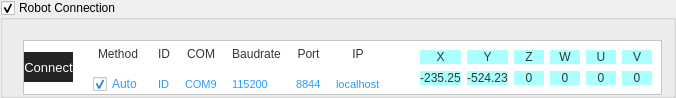
       <widget class="QGroupBox" name="groupRobotConnection">
        <property name="maximumSize">
         <size>
          <width>16777215</width>
          <height>80</height>
         </size>
        </property>
        <property name="title">
         <string>Robot Connection</string>
        </property>
        <property name="checkable">
         <bool>true</bool>
        </property>
        <layout class="QHBoxLayout" name="horizontalLayout_14">
         <property name="spacing">
          <number>0</number>
         </property>
         <property name="leftMargin">
          <number>20</number>
         </property>
         <property name="topMargin">
          <number>20</number>
         </property>
         <property name="bottomMargin">
          <number>0</number>
         </property>
         <item>
          <widget class="QFrame" name="frameRobotConnection">
           <property name="font">
            <font>
             <weight>50</weight>
             <italic>false</italic>
             <bold>false</bold>
             <kerning>true</kerning>
            </font>
           </property>
           <property name="styleSheet">
            <string notr="true">background-color: rgb(255, 255, 255);
color: rgb(54, 54, 54);</string>
           </property>
           <property name="frameShape">
            <enum>QFrame::StyledPanel</enum>
           </property>
           <property name="frameShadow">
            <enum>QFrame::Raised</enum>
           </property>
           <layout class="QHBoxLayout" name="horizontalLayout_13">
            <property name="spacing">
             <number>0</number>
            </property>
            <property name="leftMargin">
             <number>0</number>
            </property>
            <property name="topMargin">
             <number>0</number>
            </property>
            <property name="rightMargin">
             <number>0</number>
            </property>
            <property name="bottomMargin">
             <number>0</number>
            </property>
            <item>
             <layout class="QVBoxLayout" name="verticalLayout_12">
              <item>
               <widget class="QPushButton" name="pbConnect">
                <property name="minimumSize">
                 <size>
                  <width>0</width>
                  <height>30</height>
                 </size>
                </property>
                <property name="font">
                 <font>
                  <pointsize>10</pointsize>
                  <weight>50</weight>
                  <bold>false</bold>
                 </font>
                </property>
                <property name="styleSheet">
                 <string notr="true">QPushButton
{
	background-color: rgb(36, 36, 36);
	color: rgb(255, 255, 255);
	border: none;
}
QPushButton:hover
{
	
	background-color: rgb(129, 129, 129);
}
QPushButton:pressed
{
	background-color: rgb(41, 155, 255);
}
</string>
                </property>
                <property name="text">
                 <string>Connect</string>
                </property>
                <property name="icon">
                 <iconset>
                  <normaloff>C:/Users/Admin/.designer/backup/icon/disconnected.png</normaloff>
                  <normalon>C:/Users/Admin/.designer/backup/icon/connected.png</normalon>C:/Users/Admin/.designer/backup/icon/disconnected.png</iconset>
                </property>
                <property name="iconSize">
                 <size>
                  <width>30</width>
                  <height>20</height>
                 </size>
                </property>
               </widget>
              </item>
             </layout>
            </item>
            <item>
             <layout class="QVBoxLayout" name="verticalLayout_11"/>
            </item>
            <item>
             <layout class="QGridLayout" name="gridLayout_17">
              <property name="leftMargin">
               <number>20</number>
              </property>
              <property name="horizontalSpacing">
               <number>15</number>
              </property>
              <property name="verticalSpacing">
               <number>7</number>
              </property>
              <item row="0" column="1">
               <widget class="QLabel" name="label_6">
                <property name="text">
                 <string>ID</string>
                </property>
                <property name="alignment">
                 <set>Qt::AlignCenter</set>
                </property>
               </widget>
              </item>
              <item row="2" column="7">
               <widget class="QLabel" name="lbIP">
                <property name="font">
                 <font>
                  <pointsize>8</pointsize>
                 </font>
                </property>
                <property name="styleSheet">
                 <string notr="true">color: rgb(41, 155, 255);</string>
                </property>
                <property name="text">
                 <string>localhost</string>
                </property>
               </widget>
              </item>
              <item row="0" column="7">
               <widget class="QLabel" name="label_9">
                <property name="text">
                 <string>IP</string>
                </property>
                <property name="alignment">
                 <set>Qt::AlignCenter</set>
                </property>
               </widget>
              </item>
              <item row="0" column="0">
               <widget class="QLabel" name="label_64">
                <property name="text">
                 <string>Method</string>
                </property>
                <property name="alignment">
                 <set>Qt::AlignCenter</set>
                </property>
               </widget>
              </item>
              <item row="0" column="3">
               <widget class="QLabel" name="label_65">
                <property name="text">
                 <string>Baudrate</string>
                </property>
                <property name="alignment">
                 <set>Qt::AlignCenter</set>
                </property>
               </widget>
              </item>
              <item row="0" column="2">
               <widget class="QLabel" name="label_10">
                <property name="text">
                 <string>COM</string>
                </property>
                <property name="alignment">
                 <set>Qt::AlignCenter</set>
                </property>
               </widget>
              </item>
              <item row="2" column="3">
               <widget class="QLabel" name="lbBaudrate">
                <property name="font">
                 <font>
                  <pointsize>8</pointsize>
                 </font>
                </property>
                <property name="styleSheet">
                 <string notr="true">color: rgb(41, 155, 255);</string>
                </property>
                <property name="text">
                 <string>115200</string>
                </property>
               </widget>
              </item>
              <item row="0" column="5">
               <widget class="QLabel" name="label_8">
                <property name="text">
                 <string>Port</string>
                </property>
                <property name="alignment">
                 <set>Qt::AlignCenter</set>
                </property>
               </widget>
              </item>
              <item row="2" column="5">
               <widget class="QLabel" name="lbLocalPort">
                <property name="font">
                 <font>
                  <pointsize>8</pointsize>
                 </font>
                </property>
                <property name="styleSheet">
                 <string notr="true">color: rgb(41, 155, 255);</string>
                </property>
                <property name="text">
                 <string>8844</string>
                </property>
               </widget>
              </item>
              <item row="2" column="2">
               <widget class="QLabel" name="lbComName">
                <property name="font">
                 <font>
                  <pointsize>8</pointsize>
                 </font>
                </property>
                <property name="styleSheet">
                 <string notr="true">color: rgb(41, 155, 255);</string>
                </property>
                <property name="text">
                 <string>COM9</string>
                </property>
               </widget>
              </item>
              <item row="2" column="0">
               <widget class="QCheckBox" name="cbAutoConnect">
                <property name="styleSheet">
                 <string notr="true">color: rgb(41, 155, 255);</string>
                </property>
                <property name="text">
                 <string>Auto</string>
                </property>
                <property name="checked">
                 <bool>true</bool>
                </property>
               </widget>
              </item>
              <item row="2" column="1">
               <widget class="QLabel" name="lbID">
                <property name="font">
                 <font>
                  <pointsize>8</pointsize>
                 </font>
                </property>
                <property name="styleSheet">
                 <string notr="true">color: rgb(41, 155, 255);</string>
                </property>
                <property name="text">
                 <string>ID</string>
                </property>
               </widget>
              </item>
             </layout>
            </item>
            <item>
             <spacer name="horizontalSpacer_4">
              <property name="orientation">
               <enum>Qt::Horizontal</enum>
              </property>
              <property name="sizeHint" stdset="0">
               <size>
                <width>40</width>
                <height>20</height>
               </size>
              </property>
             </spacer>
            </item>
            <item>
             <widget class="QFrame" name="fRobotPosition">
              <property name="styleSheet">
               <string notr="true">QLabel
{
	
	background-color: rgb(170, 255, 255);
}</string>
              </property>
              <layout class="QGridLayout" name="gridLayout_19">
               <property name="leftMargin">
                <number>0</number>
               </property>
               <property name="verticalSpacing">
                <number>7</number>
               </property>
               <item row="0" column="4">
                <widget class="QLabel" name="label_92">
                 <property name="text">
                  <string>U</string>
                 </property>
                 <property name="alignment">
                  <set>Qt::AlignCenter</set>
                 </property>
                </widget>
               </item>
               <item row="0" column="0">
                <widget class="QLabel" name="label_84">
                 <property name="text">
                  <string>X</string>
                 </property>
                 <property name="alignment">
                  <set>Qt::AlignCenter</set>
                 </property>
                </widget>
               </item>
               <item row="0" column="3">
                <widget class="QLabel" name="label_90">
                 <property name="text">
                  <string>W</string>
                 </property>
                 <property name="alignment">
                  <set>Qt::AlignCenter</set>
                 </property>
                </widget>
               </item>
               <item row="0" column="5">
                <widget class="QLabel" name="label_94">
                 <property name="text">
                  <string>V</string>
                 </property>
                 <property name="alignment">
                  <set>Qt::AlignCenter</set>
                 </property>
                </widget>
               </item>
               <item row="0" column="2">
                <widget class="QLabel" name="label_88">
                 <property name="text">
                  <string>Z</string>
                 </property>
                 <property name="alignment">
                  <set>Qt::AlignCenter</set>
                 </property>
                </widget>
               </item>
               <item row="0" column="1">
                <widget class="QLabel" name="label_86">
                 <property name="text">
                  <string>Y</string>
                 </property>
                 <property name="alignment">
                  <set>Qt::AlignCenter</set>
                 </property>
                </widget>
               </item>
               <item row="1" column="0">
                <widget class="QLabel" name="lbX">
                 <property name="minimumSize">
                  <size>
                   <width>30</width>
                   <height>0</height>
                  </size>
                 </property>
                 <property name="text">
                  <string>-235.25</string>
                 </property>
                 <property name="alignment">
                  <set>Qt::AlignCenter</set>
                 </property>
                </widget>
               </item>
               <item row="1" column="1">
                <widget class="QLabel" name="lbY">
                 <property name="minimumSize">
                  <size>
                   <width>30</width>
                   <height>0</height>
                  </size>
                 </property>
                 <property name="text">
                  <string>-524.23</string>
                 </property>
                 <property name="alignment">
                  <set>Qt::AlignCenter</set>
                 </property>
                </widget>
               </item>
               <item row="1" column="2">
                <widget class="QLabel" name="lbZ">
                 <property name="minimumSize">
                  <size>
                   <width>30</width>
                   <height>0</height>
                  </size>
                 </property>
                 <property name="text">
                  <string>0</string>
                 </property>
                 <property name="alignment">
                  <set>Qt::AlignCenter</set>
                 </property>
                </widget>
               </item>
               <item row="1" column="3">
                <widget class="QLabel" name="lbW">
                 <property name="minimumSize">
                  <size>
                   <width>30</width>
                   <height>0</height>
                  </size>
                 </property>
                 <property name="text">
                  <string>0</string>
                 </property>
                 <property name="alignment">
                  <set>Qt::AlignCenter</set>
                 </property>
                </widget>
               </item>
               <item row="1" column="4">
                <widget class="QLabel" name="lbU">
                 <property name="minimumSize">
                  <size>
                   <width>30</width>
                   <height>0</height>
                  </size>
                 </property>
                 <property name="text">
                  <string>0</string>
                 </property>
                 <property name="alignment">
                  <set>Qt::AlignCenter</set>
                 </property>
                </widget>
               </item>
               <item row="1" column="5">
                <widget class="QLabel" name="lbV">
                 <property name="minimumSize">
                  <size>
                   <width>30</width>
                   <height>0</height>
                  </size>
                 </property>
                 <property name="text">
                  <string>0</string>
                 </property>
                 <property name="alignment">
                  <set>Qt::AlignCenter</set>
                 </property>
                </widget>
               </item>
              </layout>
             </widget>
            </item>
           </layout>
          </widget>
         </item>
        </layout>
       </widget>
